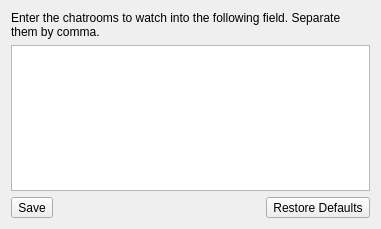
<?xml version="1.0" encoding="UTF-8"?>
<ui version="4.0">
 <class>ChatroomsChooser</class>
 <widget class="QDialog" name="ChatroomsChooser">
  <property name="geometry">
   <rect>
    <x>0</x>
    <y>0</y>
    <width>381</width>
    <height>229</height>
   </rect>
  </property>
  <property name="windowTitle">
   <string>Chatrooms</string>
  </property>
  <layout class="QGridLayout" name="gridLayout">
   <item row="0" column="0">
    <layout class="QVBoxLayout" name="verticalLayout">
     <item>
      <widget class="QLabel" name="label">
       <property name="toolTip">
        <string/>
       </property>
       <property name="text">
        <string>Enter the chatrooms to watch into the following field. Separate them by comma.</string>
       </property>
       <property name="textFormat">
        <enum>Qt::PlainText</enum>
       </property>
       <property name="wordWrap">
        <bool>true</bool>
       </property>
      </widget>
     </item>
     <item>
      <widget class="QPlainTextEdit" name="roomnamesField">
       <property name="toolTip">
        <string>Enter the chatrooms to watch into the following field. Separate them by comma.</string>
       </property>
      </widget>
     </item>
     <item>
      <layout class="QHBoxLayout" name="horizontalLayout_2">
       <item>
        <widget class="QToolButton" name="saveButton">
         <property name="toolTip">
          <string>Apply setting and close the dialog.</string>
         </property>
         <property name="text">
          <string>Save</string>
         </property>
         <property name="icon">
          <iconset resource="resource.qrc">
           <normaloff>:/Icons/res/apply.svg</normaloff>:/Icons/res/apply.svg</iconset>
         </property>
         <property name="iconSize">
          <size>
           <width>24</width>
           <height>24</height>
          </size>
         </property>
        </widget>
       </item>
       <item>
        <spacer name="horizontalSpacer">
         <property name="orientation">
          <enum>Qt::Horizontal</enum>
         </property>
         <property name="sizeHint" stdset="0">
          <size>
           <width>40</width>
           <height>20</height>
          </size>
         </property>
        </spacer>
       </item>
       <item>
        <widget class="QToolButton" name="defaultButton">
         <property name="toolTip">
          <string>Restore the default configuration.</string>
         </property>
         <property name="text">
          <string>Restore Defaults</string>
         </property>
         <property name="icon">
          <iconset resource="resource.qrc">
           <normaloff>:/Icons/res/default.svg</normaloff>:/Icons/res/default.svg</iconset>
         </property>
         <property name="iconSize">
          <size>
           <width>24</width>
           <height>24</height>
          </size>
         </property>
        </widget>
       </item>
      </layout>
     </item>
    </layout>
   </item>
  </layout>
 </widget>
 <resources>
  <include location="resource.qrc"/>
 </resources>
 <connections/>
</ui>
